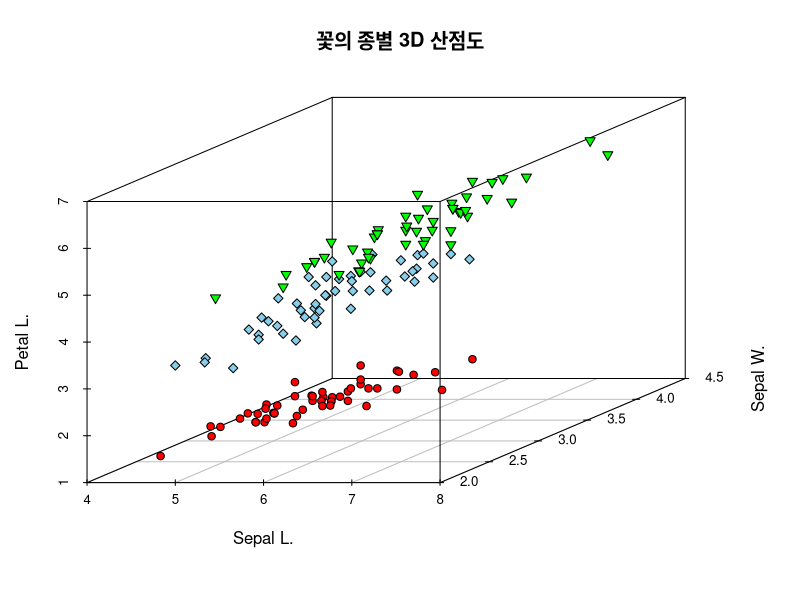
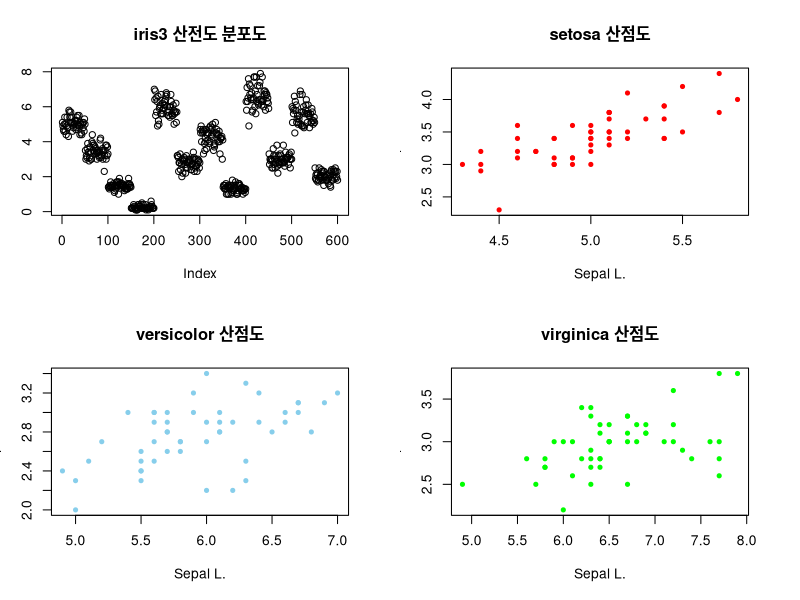
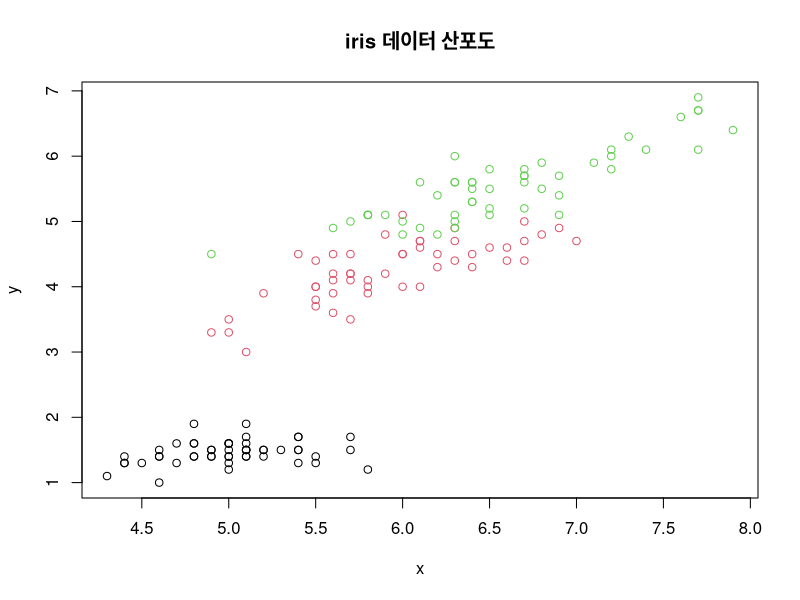
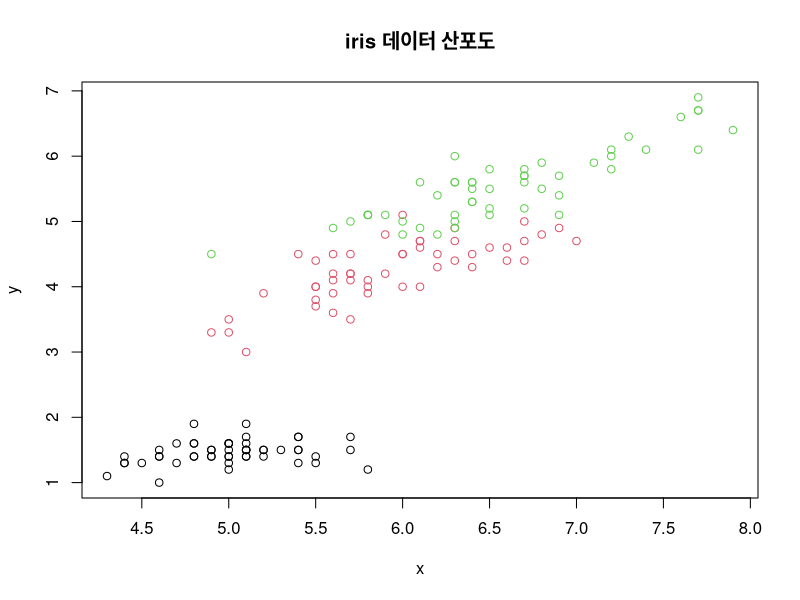

Recreate these plots in R, in order.
# 빅데이터 A조 이순규

# 데이터 불러오기
data(iris)
str(iris)
head(iris)

# 1. iris데이터 셋을 대상으로 다음 조건에 맞게 시각화 하시오
# 1) 1번 컬럼을 x축으로 하고 3번 컬럼을 y축으로 한다.
# 2) 5번 컬럼으로 색상지정한다.
# 3) 차트 제목을 “iris 데이터 산포도”로 추가한다.
par(mfrow = c(1,1))
x <- iris$Sepal.Length
y <- iris$Petal.Length

windows()
plot(x, y, col = iris[ ,5], main = 'iris 데이터 산포도')

# 4) 다음 조건에 맞추어 작성한 차트를 파일에 저장한다.
# - 작업 디렉토리: “C:/Rwork/output”
# - 파일명: “iris.jpg”
# - 크기: 폭(720픽셀), 높이(480픽셀)
getwd()
setwd('C:/Rwork/output')

jpeg('iris.jpg', width = 720, height = 480)
plot(x, y, col = iris[ ,5], main = 'iris 데이터 산포도')
dev.off()

# 2, iris3 데이터 셋을 대상으로 다음 조건에 맞게 산점도를 그리시오
data(iris3)
iris3

# 1) iris3 데이터 셋의 컬럼명을 확인한다.
attributes(iris3)

# 2) iris3 데이터 셋의 구조를 확인한다.
str(iris3)
class(iris3)
mode(iris3)

# 3) 꽃의 종별로 산점도 그래프를 그린다.
# 3D 그래프
library(scatterplot3d)

iris_setosa = iris3[,,1]
iris_versicolor = iris3[,,2]
iris_virginica = iris3[,,3]

d3 <- scatterplot3d(iris3[,1,], iris3[,2,], iris3[,3,], type = 'n',
                    main = '꽃의 종별 3D 산점도',
                    xlab = colnames(iris3)[1], ylab = colnames(iris3)[2],
                    zlab = colnames(iris3)[3])

d3$points3d(iris_setosa[,1], iris_setosa[,2], iris_setosa[,3], bg = 'red', pch = 21)
d3$points3d(iris_versicolor[,1], iris_versicolor[,2], iris_versicolor[,3], bg = 'skyblue', pch = 23)
d3$points3d(iris_virginica[,1], iris_virginica[,2], iris_virginica[,3], bg = 'green', pch = 25)

# 일반 그래프

iris_setosa = iris3[,,1]
iris_versicolor = iris3[,,2]
iris_virginica = iris3[,,3]

par(mfrow = c(2,2))
plot(iris3, main = 'iris3 산전도 분포도')
plot(iris_setosa, pch = 20, col = 'red', main = 'setosa 산점도')
plot(iris_versicolor, pch = 20, col = 'skyblue', main = 'versicolor 산점도')
plot(iris_virginica, pch = 20, col = 'green', main = 'virginica 산점도')
